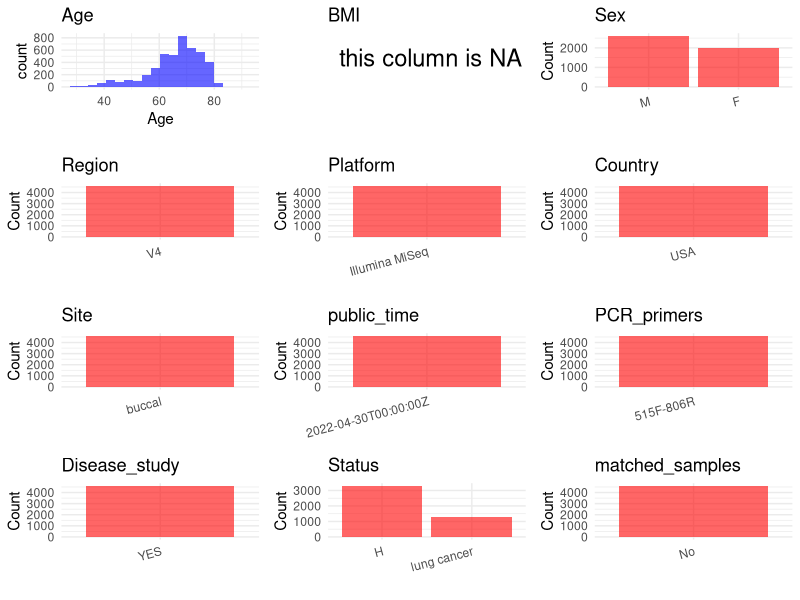

Generate this figure with R: (Note: this script raises an error after producing the figure.)
## ---- chunk 1
# Load necessary libraries
library(dplyr)
library(ggplot2)
library(cowplot)
library(stringr)

# Set working directory (update this path to your local directory)
setwd("/home/hby/oral_project/PRJNA801882")

# Read the initial metadata files
initial_meta <- read.csv("SraRunTable.csv", header = T)

# Combine the two metadata files
# meta <- rbind(initial_meta, initial_meta1)

# Remove entries non-oral samples
# initial_meta <- subset(initial_meta,isolate %in% c("saliva","tongue coat"))

# Check the number of samples containing "HT" in Sample.Name (e.g., healthy controls)
# nrow(subset(meta, grepl("HT", Sample.Name)))

# Display the first few rows of the metadata
head(initial_meta)
## ---- chunk 2
# Create a uniform metadata dataframe
metadata <- data.frame(
  BioProject = initial_meta$BioProject,
  Run = initial_meta$Run,
  sample_name = initial_meta$Sample_Name,
  Sex = initial_meta$sex,
  Age = initial_meta$Sample_age,
  Platform = initial_meta$Instrument,
  Country = initial_meta$geo_loc_name_country,
  Site = initial_meta$source_material,
  public_time = initial_meta$ReleaseDate,
  Status = initial_meta$colorectal_cancer,
  Region = initial_meta$target_subfragment,
  BMI = NA,
  stringsAsFactors = FALSE
) %>%
  mutate(
    Status = case_when(
      Status == 0 ~ "H",
      Status == 1 ~ "lung cancer",
      TRUE ~ as.character(Status)
    ),
    Sex = case_when(
      Sex == "male" ~ "M",
      Sex == "female" ~ "F"
    ),
    Site = case_when(
      grepl("Buccal", Site, ignore.case = TRUE) ~ "buccal",
      TRUE ~ as.character(Site)
    ),
  )
## ---- chunk 3
# Add information obtained from the publication
metadata$PCR_primers <- "515F-806R"
metadata$title <- "The Oral Microbiome and Lung Cancer Risk: An Analysis of 3 Prospective Cohort Studies"
metadata$Disease_study <- "YES"
metadata$matched_samples <- "No"

metadata <- metadata[!is.na(metadata$Site), ]

# Check initial data distribution
cat("Initial sample distribution:\n")
table(metadata$subject_id)
table(metadata$Site)
## ---- chunk 4
# Check the number of unique runs and sample names
print(paste("Number of unique runs:", length(unique(metadata$Run))))
print(paste("Number of unique sample names:", length(unique(metadata$sample_name))))
## ---- chunk 5
# Select columns for visualization
plot_data <- metadata %>%
  select(-BioProject, -Run, -sample_name, -title)

# Function to create simple plots for each column
create_simple_plots <- function(data) {
  plots <- list()

  for (col in colnames(data)) {
    # Check if the column is all NA
    if (all(is.na(data[[col]]))) {
      # Create an empty plot with text indicating all NA
      p <- ggplot() +
        annotate("text", x = 0.5, y = 0.5, label = "this column is NA", size = 6) +
        labs(title = col) +
        theme_void()
    } else if (is.numeric(data[[col]])) {
      # Numeric variable: histogram
      p <- ggplot(data, aes(x = .data[[col]])) +
        geom_histogram(fill = "blue", alpha = 0.6, bins = 20, na.rm = TRUE) +
        labs(title = col) +
        theme_minimal()
    } else {
      # Categorical variable: bar plot (remove NA values)
      count_data <- as.data.frame(table(data[[col]], useNA = "ifany"))
      p <- ggplot(count_data, aes(x = reorder(Var1, -Freq), y = Freq)) +
        geom_col(fill = "red", alpha = 0.6) +
        labs(title = col, x = NULL, y = "Count") +
        theme_minimal() +
        theme(axis.text.x = element_text(angle = 15, hjust = 1))
    }
    plots[[col]] <- p
  }

  return(plots)
}

# Generate and arrange plots
plots <- create_simple_plots(plot_data)
p <- plot_grid(plots$Age,
  plots$BMI,
  plots$Sex,
  plots$Region,
  plots$Platform,
  plots$Country,
  plots$Site,
  plots$public_time,
  plots$PCR_primer,
  plots$Disease_study,
  plots$Status,
  plots$matched_samples, # add
  ncol = 3, align = "hv", axis = "lb"
)
ggsave("Metadata_Summary.png", plot = p, width = 8, height = 6, dpi = 150)
## ---- chunk 6
knitr::include_graphics("Metadata_Summary.png")
## ---- chunk 7
# Reorder columns to match the desired format
metadata <- metadata[, c(
  "BioProject", "Run", "sample_name", "Age", "BMI", "Sex",
  "Region", "Platform", "Country", "Site", "public_time",
  "PCR_primers", "title", "Disease_study", "Status", "matched_samples"
)]

# Export the uniform metadata to a CSV file
write.csv(metadata, file = "metadata.csv", quote = FALSE)
head(metadata)
